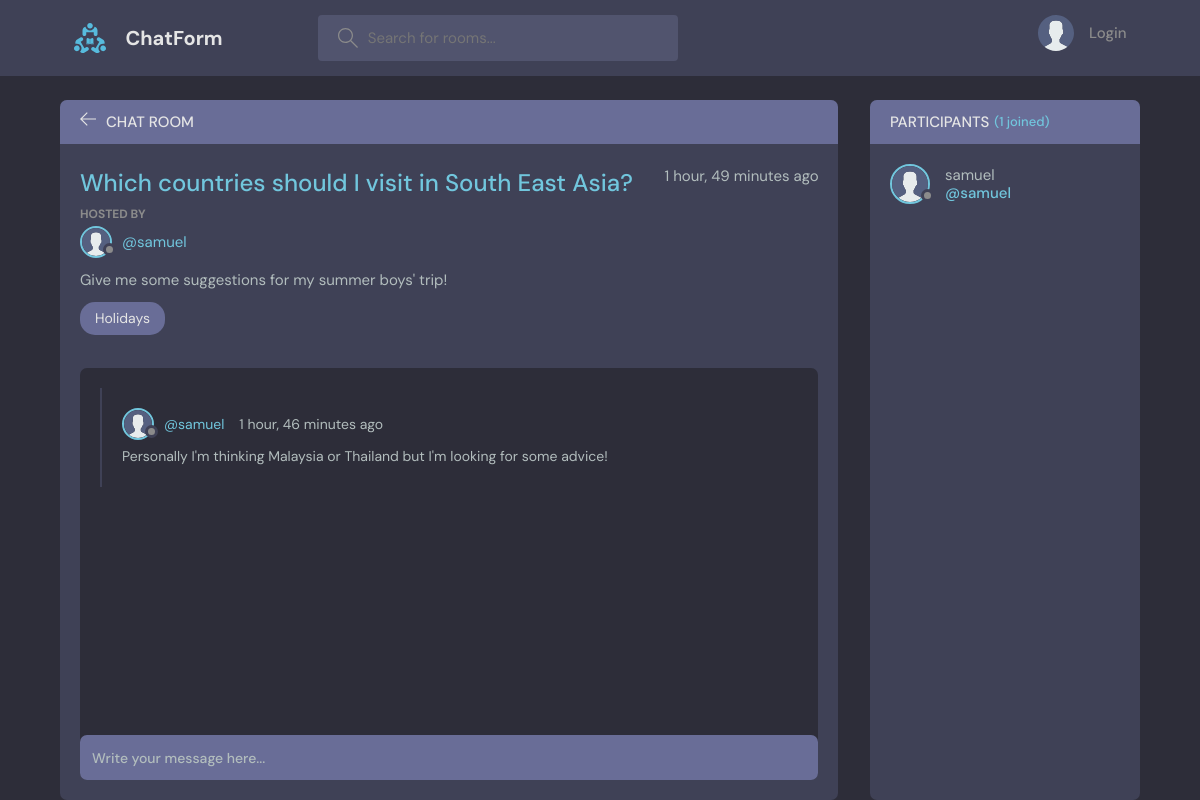
The page /room/1/ on the database its author committed.
### base/models.py (models this page shows, shortened)
class Room(models.Model):
    host = models.ForeignKey(User, on_delete=models.SET_NULL, null=True)
    topic = models.ForeignKey(Topic, on_delete=models.SET_NULL, null=True)
    name = models.CharField(max_length=200)
    description = models.TextField(null=True, blank=True)
    participants = models.ManyToManyField(User, related_name='participants', blank=True)
    updated = models.DateTimeField(auto_now=True)
    created = models.DateTimeField(auto_now_add=True)
    class Meta:
        ordering = ['-updated', '-created']

class User(AbstractUser):
    name = models.CharField(max_length=200, null=True)
    email = models.EmailField(unique=True, null=True)
    bio = models.TextField(null=True)
    avatar = models.ImageField(null=True, default="avatar.svg")
    USERNAME_FIELD = 'email'
    REQUIRED_FIELDS = []

class Topic(models.Model):
    name = models.CharField(max_length=250)
    def __str__(self):
        return self.name

class Message(models.Model):
    user = models.ForeignKey(User, on_delete=models.CASCADE)
    room = models.ForeignKey(Room, on_delete=models.CASCADE)
    body = models.TextField()
    updated = models.DateTimeField(auto_now=True)
    created = models.DateTimeField(auto_now_add=True)
    class Meta:
        ordering = ['-updated', '-created']

### base/views.py (the view, shortened to what this page needs)
# urls.py: path('room/<str:pk>/', views.room, name="room"),
def room(request, pk):
    roomval = Room.objects.get(id=pk)
    room_messages = roomval.message_set.all().order_by('-created')
    participants = roomval.participants.all()
    context = {'room': roomval, 'room_messages': room_messages, 'participants':participants}
    return render(request, 'base/roompg.html', context)

### base/templates/base/roompg.html (shortened to what this page needs)
{% extends 'main.html' %}
{% block content %}
<main class="profile-page layout layout--2">
  <div class="container">
    <div class="room">
      <div class="room__top">
        <div class="room__topLeft">
          <a href="{% url 'home' %}">
            <svg version="1.1" xmlns="http://www.w3.org/2000/svg" width="32" height="32" viewBox="0 0 32 32">
              <title>arrow-left</title>
              <path
                d="M13.723 2.286l-13.723 13.714 13.719 13.714 1.616-1.611-10.96-10.96h27.625v-2.286h-27.625l10.965-10.965-1.616-1.607z"
              ></path>
            </svg>
          </a>
          <h3>Chat Room</h3>
        </div>
      </div>
      <div class="room__box scroll">
        <div class="room__header scroll">
          <div class="room__info">
            <h3>{{room.name}}</h3>
            <span>{{room.created|timesince}} ago</span>
          </div>
          <div class="room__hosted">
            <p>Hosted By</p>
            <a href="{% url 'user-profile' room.host.id %}" class="room__author">
              <div class="avatar avatar--small">
                <img src="{{room.host.avatar.url}}" />
              </div>
              <span>@{{room.host.username}}</span>
            </a>
          </div>
          <div class="room__details">
            {{room.description}}
          </div>
          <a href="{% url 'home' %}?q={{room.topic.name}}">
          <span class="room__topics">{{room.topic}}</span>
        </a>
        </div>
        <div class="room__conversation">
          <div class="threads scroll">
            {% for message in room_messages %}
            <div class="thread">
              <div class="thread__top">
                <div class="thread__author">
                  <a href="{% url 'user-profile' message.user.id %}" class="thread__authorInfo">
                    <div class="avatar avatar--small">
                      <img src="{{message.user.avatar.url}}" />
                    </div>
                    <span>@{{message.user.username}}</span>
                  </a>
                  <span class="thread__date">{{message.created|timesince}} ago</span>
                </div>
              </div>
              <div class="thread__details">
                {{message.body}}
              </div>
            </div>
            {% endfor %}
          </div>
        </div>
      </div>
      <div class="room__message">
        <form action="" method="POST">
          <input name="body" placeholder="Write your message here..." /></form>
      </div>
    </div>
    <div class="participants">
      <h3 class="participants__top">Participants <span>({{room.participants.all.count}} joined)</span></h3>
      <div class="participants__list scroll">
        {% for user in participants %}
        <a href="{% url 'user-profile' user.id %}" class="participant">
          <div class="avatar avatar--medium">
            <img src="{{user.avatar.url}}" />
          </div>
          <p>
            {{user.username}}
            <span>@{{user.username}}</span>
          </p>
        </a>
        {% endfor %}
      </div>
    </div>
  </div>
</main>
{% endblock content %}

### rows shown on the page
Room: name "Which countries should I visit in South East Asia?", created "1 hour, 49 minutes", host.avatar (placeholder picture), host.username "samuel", description "Give me some suggestions for my summer boys' trip!", topic "Holidays", participants.all.count "1"
Message: user.avatar (placeholder picture), user.username "samuel", created "1 hour, 46 minutes", body "Personally I'm thinking Malaysia or Thailand but I'm looking for some advice!"
User: avatar (placeholder picture), username "samuel"
